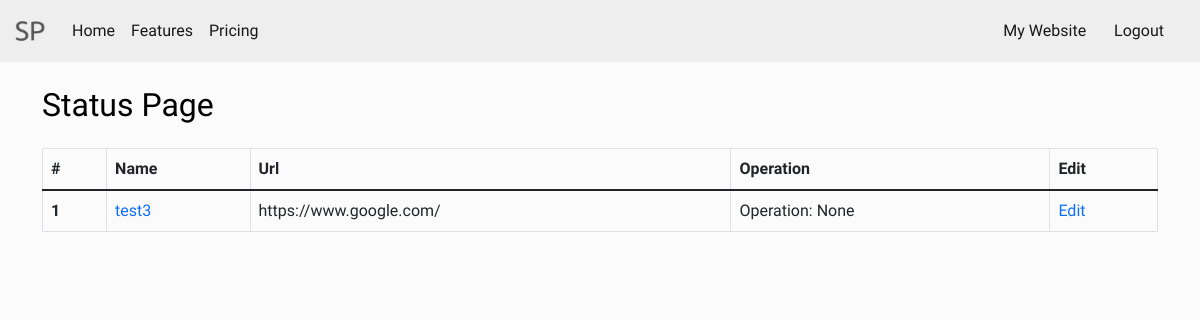
Page /website (signed in) on the earlier database version.
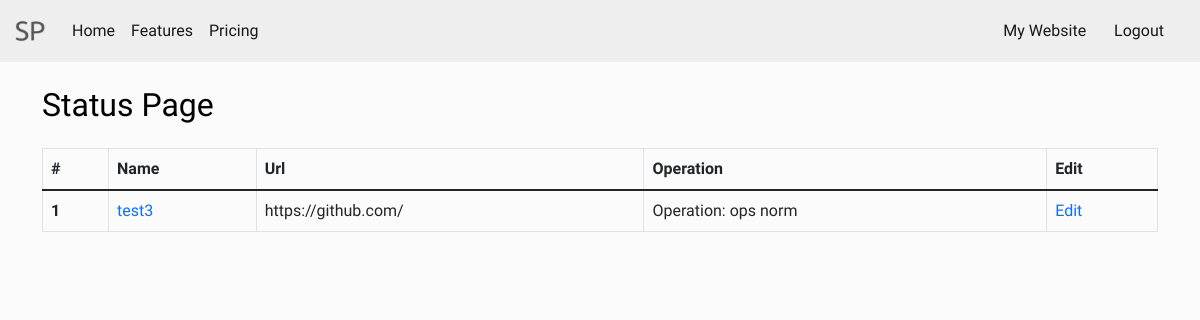
Same page on the later database version.
### status_page/models.py (models this page shows, shortened)
class Website_data(db.Model):
	id = db.Column(db.Integer, primary_key=True)
	name = db.Column(db.String(16), unique=True)
	truen = db.Column(db.String(16), unique=False)
	website_url = db.Column(db.String(30), unique=False, nullable=False)
	ops = db.Column(db.String(51), unique=False, nullable=True)
	update_latest = db.Column(db.String(200), unique=False, nullable=True)
	update_latest_time = db.Column(db.DateTime, nullable=True)
	update_past_1 = db.Column(db.String(200), unique=True)
	update_past_1_time = db.Column(db.DateTime, nullable=True)
	update_past_2 = db.Column(db.String(200), unique=True)
	update_past_2_time = db.Column(db.DateTime, nullable=True)
	update_past_3 = db.Column(db.String(200), unique=True)
	update_past_3_time = db.Column(db.DateTime, nullable=True)
	uid = db.Column(db.Integer, db.ForeignKey('user.id'), nullable=True)

### status_page/routes.py (the view)
@app.route('/website', methods=['GET', 'POST'])
def web_pg():
	if current_user.is_authenticated:
		if current_user.has_website == 'False':
			return redirect(url_for('newweb'))
		else:
			web = Website_data.query.filter_by(uid=current_user.id).first()
			return render_template('website.html', ops=web.ops, website_url=web.website_url, named=web.name, title='View Website - SP')

### status_page/models.py (called while the page is built)
@login_manager.user_loader
def load_user(user_id): # load user to login
	return User.query.get(int(user_id))

### status_page/templates/website.html (shortened to what this page needs)
{% extends "base.html" %}
{% block content %}
<div class="container mt-4">
  <h2 class="mb-4">Status Page</h2>
  <table class="table table-bordered">
  <thead>
    <tr>
      <th scope="col">#</th>
      <th scope="col">Name</th>
      <th scope="col">Url</th>
      <th scope="col">Operation</th>
      <th scope="col">Edit</th>
    </tr>
  </thead>
  <tbody>
    <tr>
      <th scope="row">1</th>
      <td><a href="{{ url_for('get_website', name=named) }}">{{named}}</a></td>
      <td>{{website_url}}</td>
      <td>Operation: {{ops}}</td>
      <td><a href="{{ url_for('website_edit') }}">Edit</a></td>
    </tr>
{% endblock content %}

Differences in the rows shown:
changed Website_data "test3": website_url "https://www.google.com/" → "https://github.com/"; ops (not shown) → "ops norm"
Other differences:
{{ ops }}: "None" → (not shown)
